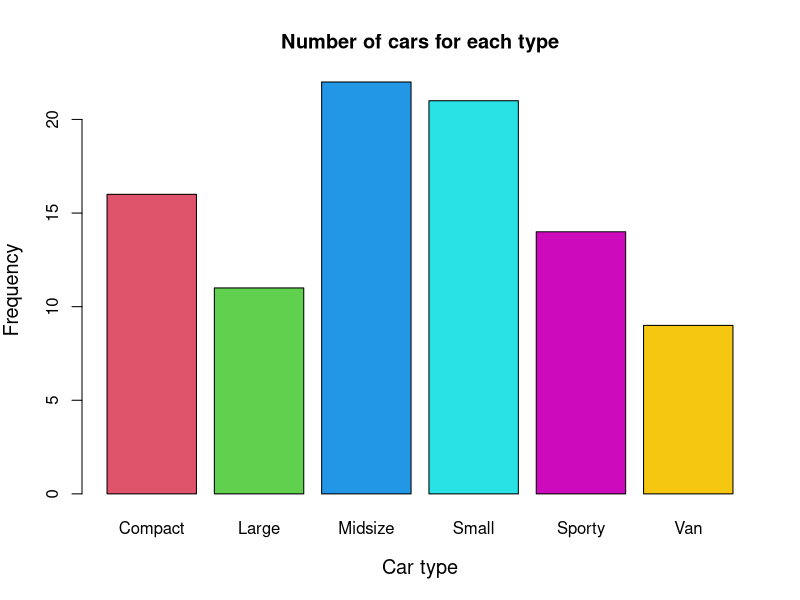
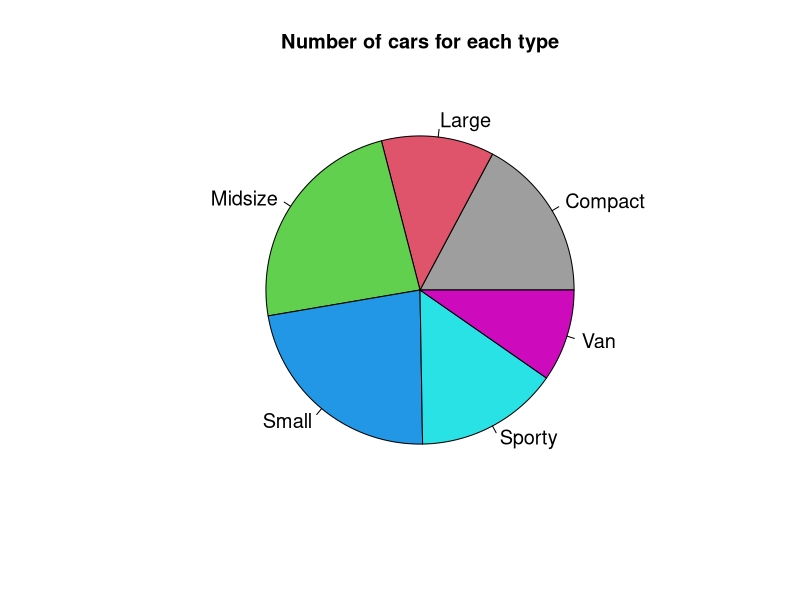
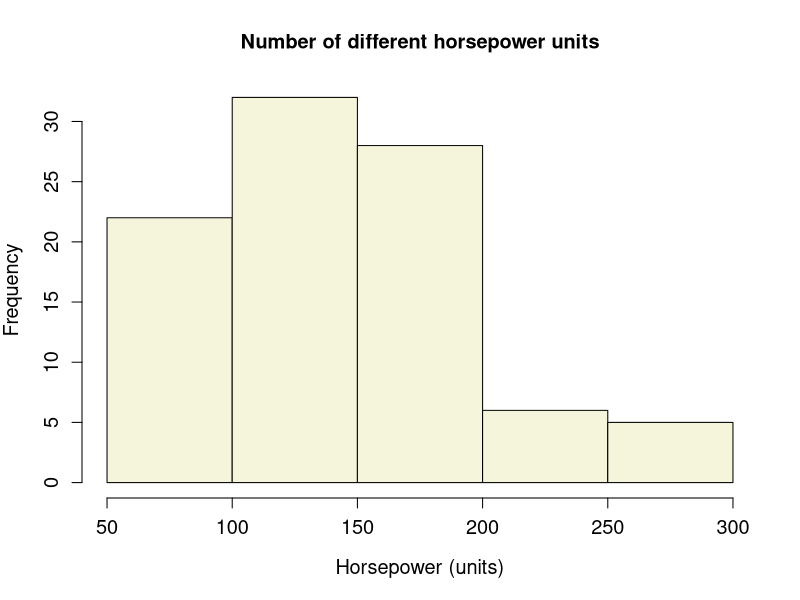
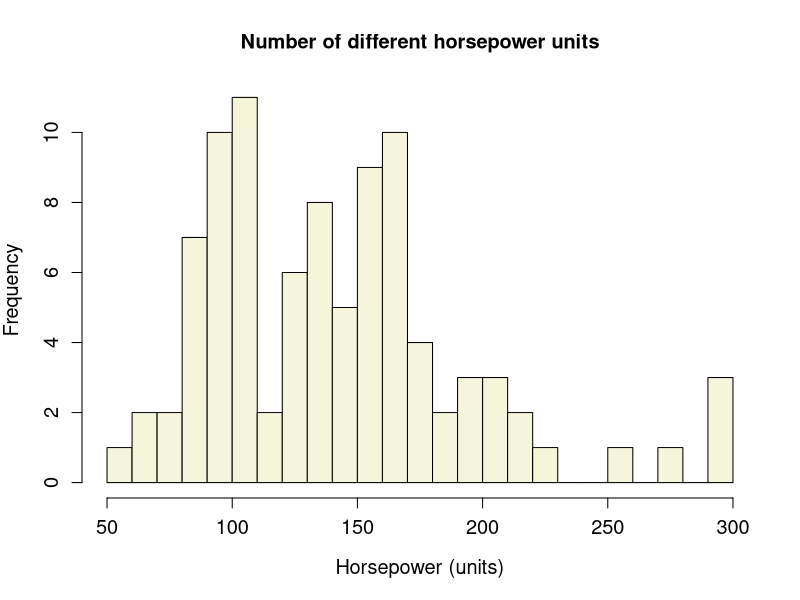
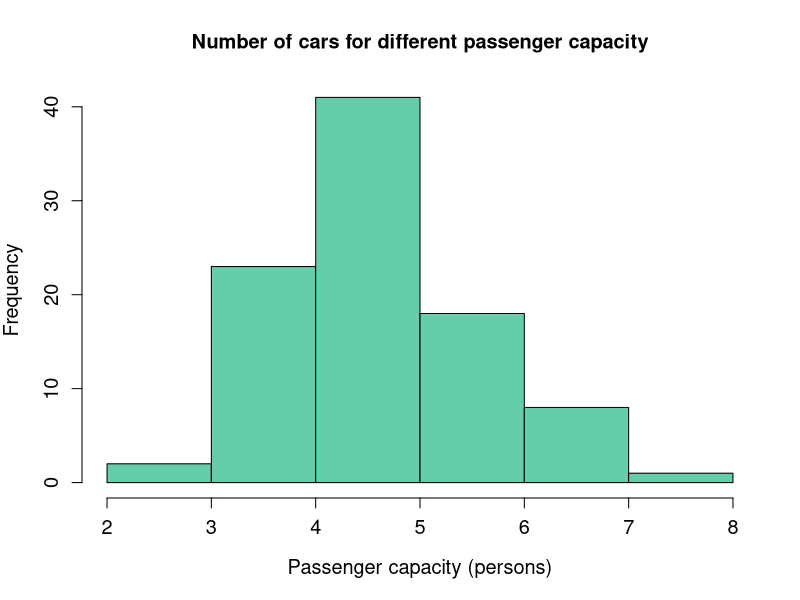
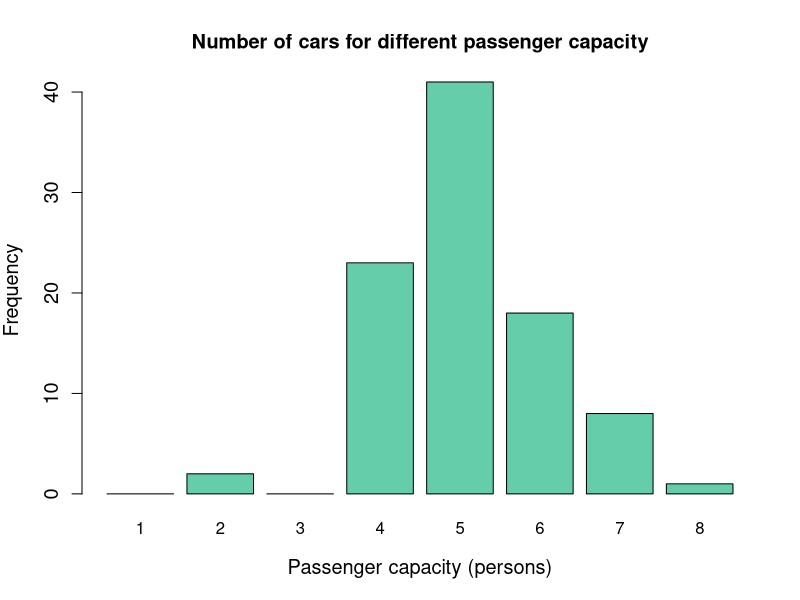
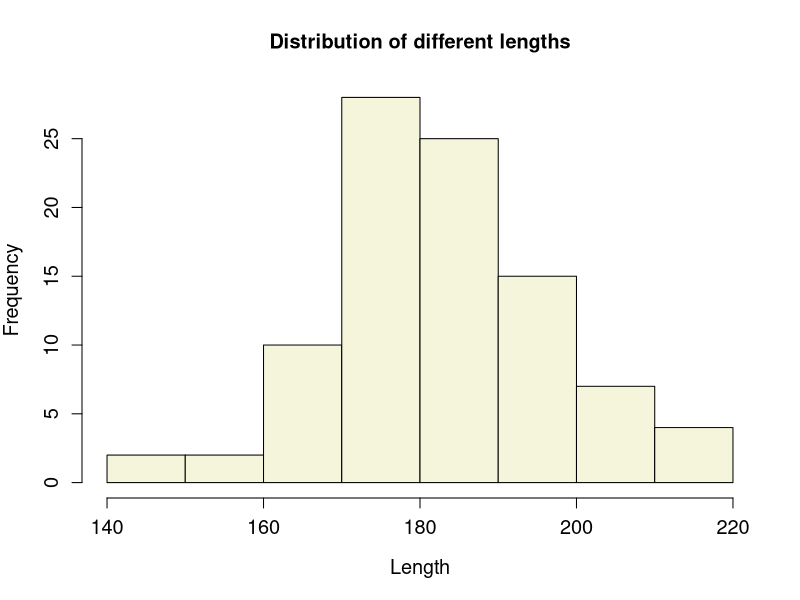

The R source for these figures, in order:
## ---- chunk 1
# Your code goes here
## ---- chunk 2
library(MASS)
data(Cars93)
## ---- chunk 3
head(Cars93)
?Cars93
## ---- chunk 4
#Frequency table
table(Cars93$Type)
#Relative Frequency table
round(table(Cars93$Type)/nrow(Cars93),3)
## ---- chunk 5
barplot(table(Cars93$Type), main = "Number of cars for each type", xlab = "Car type", ylab = "Frequency", cex.lab=1.2, col=c(2, 3, 4, 5, 6, 7))
## ---- chunk 6
pie(table(Cars93$Type), main = "Number of cars for each type", col=c(8, 2, 3, 4, 5, 6), cex = 1.2)
## ---- chunk 7
table(Cars93$Type)
## ---- chunk 8
hist(Cars93$Horsepower, cex.lab = 1.2, cex.axis = 1.2, col = "beige", main = "Number of different horsepower units", xlab = "Horsepower (units)", ylab = "Frequency")
## ---- chunk 9
hist(Cars93$Horsepower, breaks = 25, cex.lab = 1.2, cex.axis = 1.2, col = "beige", main = "Number of different horsepower units", xlab = "Horsepower (units)", ylab = "Frequency")

# 25 HP increments- the class width should be 25. Not having 25 classes(-3) 
## ---- chunk 10
nrow(Cars93)
## ---- chunk 11
class(Cars93$Passengers)
table(Cars93$Passengers)
hist(Cars93$Passengers, cex.lab = 1.2, xlab = "Passenger capacity (persons)", ylab = "Frequency", cex.axis = 1.2, col = "mediumaquamarine", main = "Number of cars for different passenger capacity")
## ---- chunk 12
numSeat <- c("1", "2", "3", "4", "5", "6", "7", "8")
fac <- factor(Cars93$Passenger, levels = numSeat)
plot(fac, cex.lab = 1.2, cex.axis = 1.2, xlab = "Passenger capacity (persons)", ylab = "Frequency", col = "mediumaquamarine", main = "Number of cars for different passenger capacity")
## ---- chunk 13
hist(Cars93$Length, cex.lab = 1.2, cex.axis = 1.2, col = "beige", main = "Distribution of different lengths", xlab = "Length", ylab = "Frequency")
## ---- chunk 14
mean(Cars93$Length)
median(Cars93$Length)
